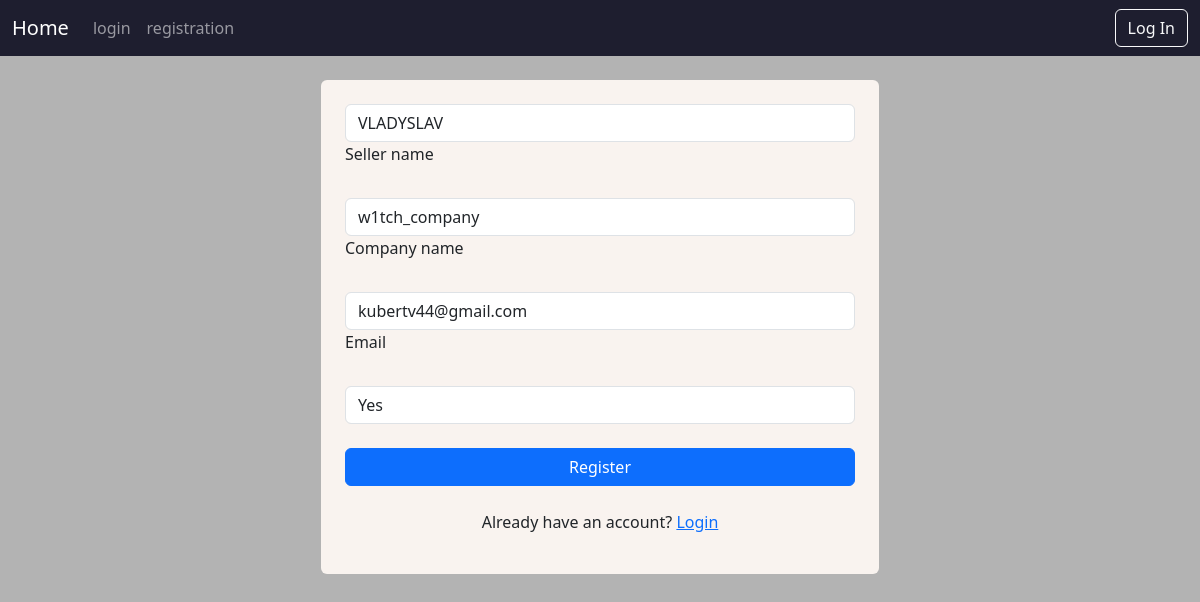
The page /seller-registration/1 on the database as committed earlier.
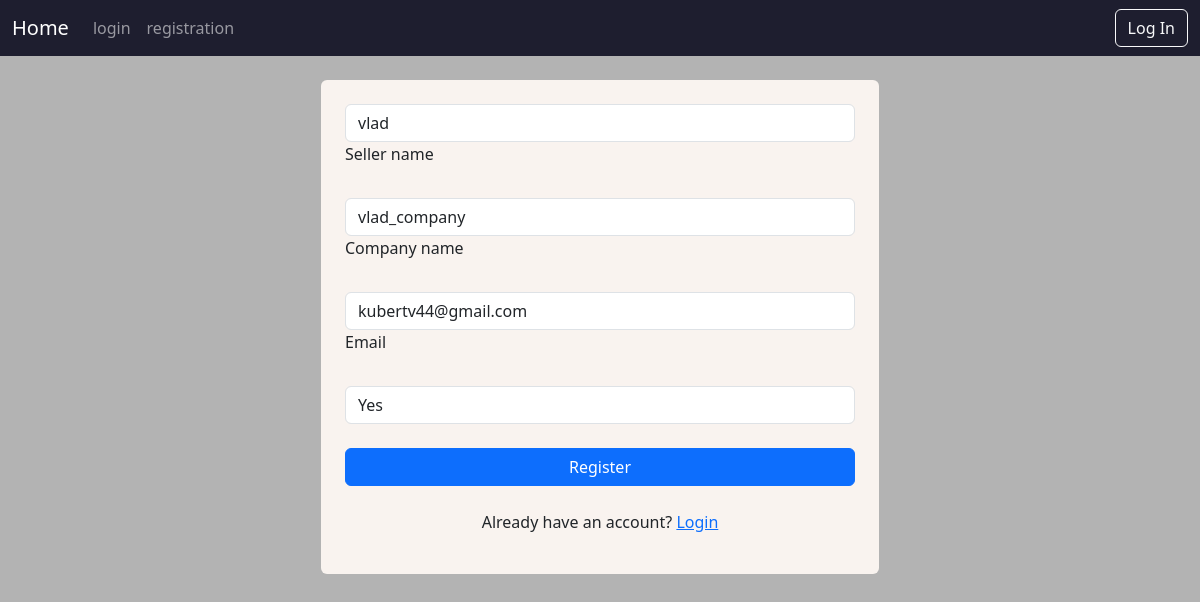
The same page on the database as committed later.
### user/models.py (models this page shows)
class User(AbstractUser):
    seller_fullname = models.CharField(max_length=50, null=True)
    seller_company_name = models.CharField(max_length=60, null=True)
    seller_email = models.EmailField(null=True)
    is_seller = models.BooleanField(default=False, null=True)

### user/views.py (the view)
# urls.py: path('seller-registration/<int:pk>', views.SellerRegistrationView.as_view(), name='seller-registration')
class SellerRegistrationView(UpdateView):
    model = User
    template_name = 'seller_registration.html'
    success_url = '/profile'
    form_class = SellerRegistrationForm

### user/forms.py
class SellerRegistrationForm(forms.ModelForm):
    class Meta:
        model = User
        fields = ['seller_fullname', 'seller_company_name', 'seller_email', 'is_seller']
    def __init__(self, *args, **kwargs):
        super(SellerRegistrationForm, self).__init__(*args, **kwargs)
        for field in self.fields.values():
            field.widget.attrs.update({'class': 'form-control w-100'})

### user/templates/seller_registration.html (shortened to what this page needs)
{% extends 'base/base.html' %}
{% block content %}
<div class="container d-flex justify-content-center align-items-center" style="min-height: auto;">
  <div class="col-md-6">
    <form method="post" class="p-4 shadow-4 rounded " style="background-color: #F9F3EF;">
      <div data-mdb-input-init class="form-outline mb-4">
        {{ form.seller_fullname }}
        <label class="form-label" for="username">Seller name</label>
      </div>
      <div data-mdb-input-init class="form-outline mb-4">
        {{ form.seller_company_name }}
        <label class="form-label" for="password1">Company name</label>
      </div>
      <div data-mdb-input-init class="form-outline mb-4">
        {{ form.seller_email }}
        <label class="form-label" for="email">Email</label>
      </div>
      <div data-mdb-input-init class="form-outline mb-4">
        {{ form.is_seller }}
      </div>
      <button type="submit" class="btn btn-primary btn-block w-100 mb-4">
        Register
      </button>
      <div class="text-center">
        <p>Already have an account? <a href="/login">Login</a></p>
      </div>
    </form>
  </div>
</div>
{% endblock %}

Rows that differ between the two databases and show on the page:
changed User "kubertv44@gmail.com": seller_fullname "VLADYSLAV" → "vlad"; seller_company_name "w1tch_company" → "vlad_company"
